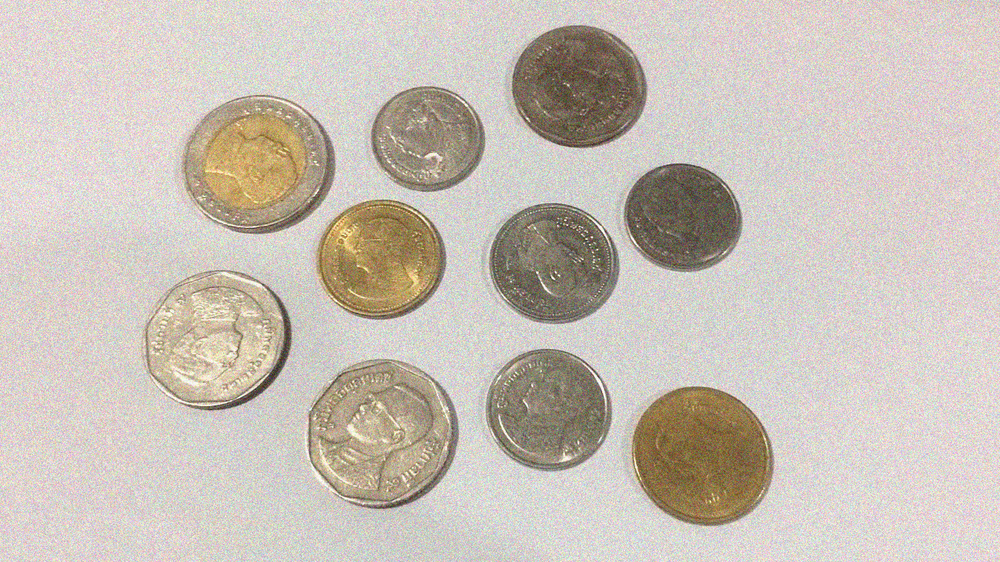
#> input picture Opencv/image/CoinNoise.png, 1000 x 562 px, shrunk from 1366 x 768 before the run, found by its file name
$ python opencv35.py
#> lines starting #> are read from the running program, lines starting #| are printed output that depends on the picture; after the words box and inside, x2 and y2 are one past the last pixel; in counts of white or black regions, pixels touching at a corner belong together
import cv2
import matplotlib.pyplot as plt
import numpy as np

img = cv2.imread('Opencv/image/CoinNoise.png',0)
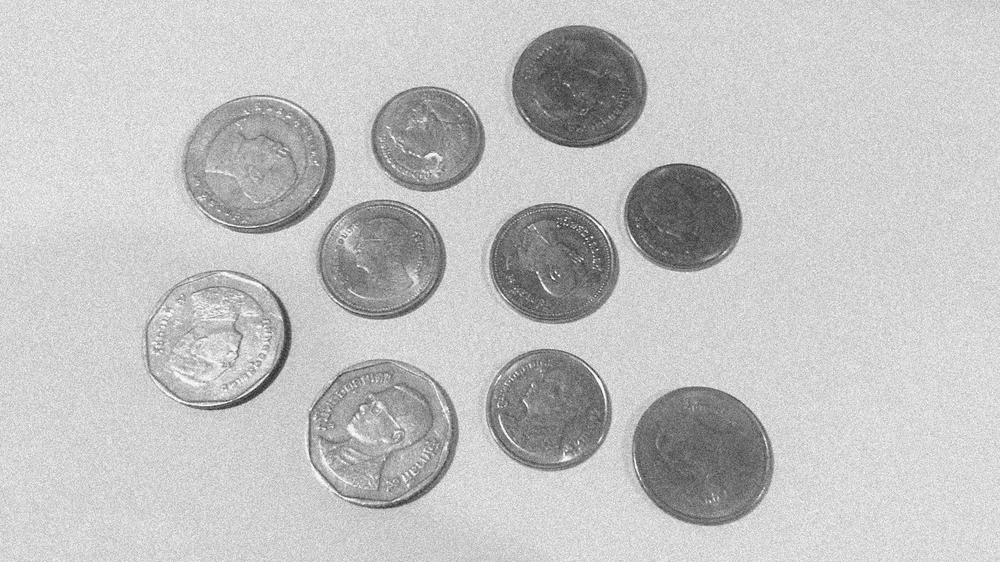
#> img: shape (562, 1000); min 37, max 255, mean 194
thresh , result = cv2.threshold(img,128,255,cv2.THRESH_BINARY_INV)
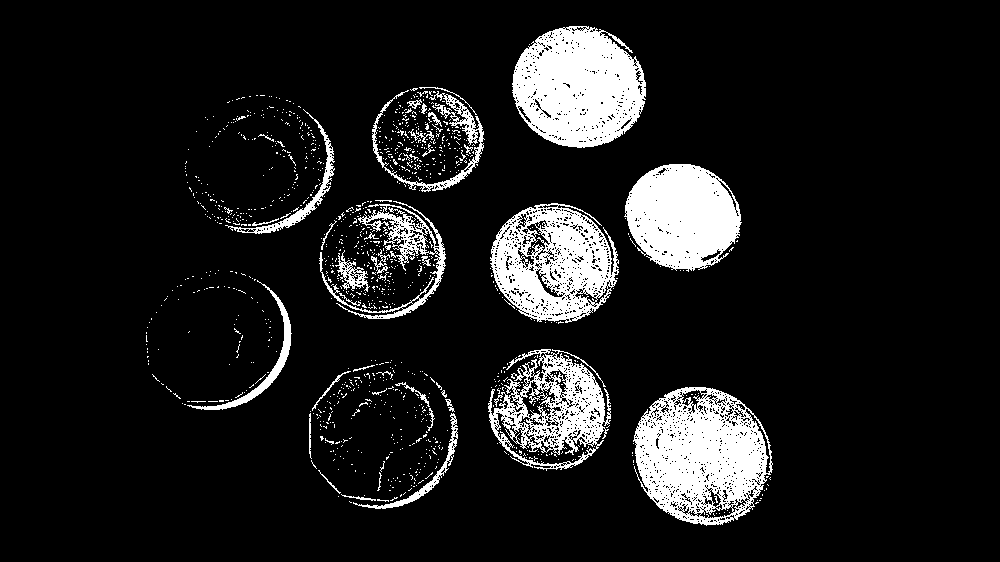
#> result: shape (562, 1000); 11% white; 1141 white regions (1095 under 20 px), largest, box (x1, y1, x2, y2) and area: (633, 387, 773, 526) 12501, (512, 26, 646, 148) 11956, (490, 203, 619, 323) 9318

kernel = np.ones((2,2),np.uint8)

dilation = cv2.dilate(result,kernel,iterations=5)
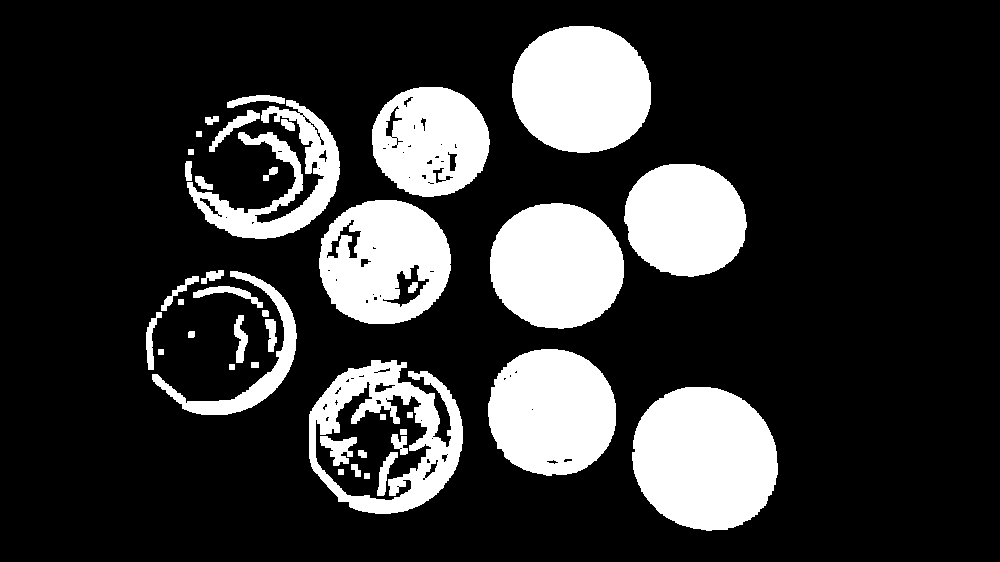
#> dilation: shape (562, 1000); 20.5% white; 42 white regions, largest, box (x1, y1, x2, y2) and area: (632, 387, 778, 531) 16577, (512, 26, 651, 153) 14122, (490, 203, 624, 329) 13342
Erode = cv2.erode(result,kernel,iterations=5)
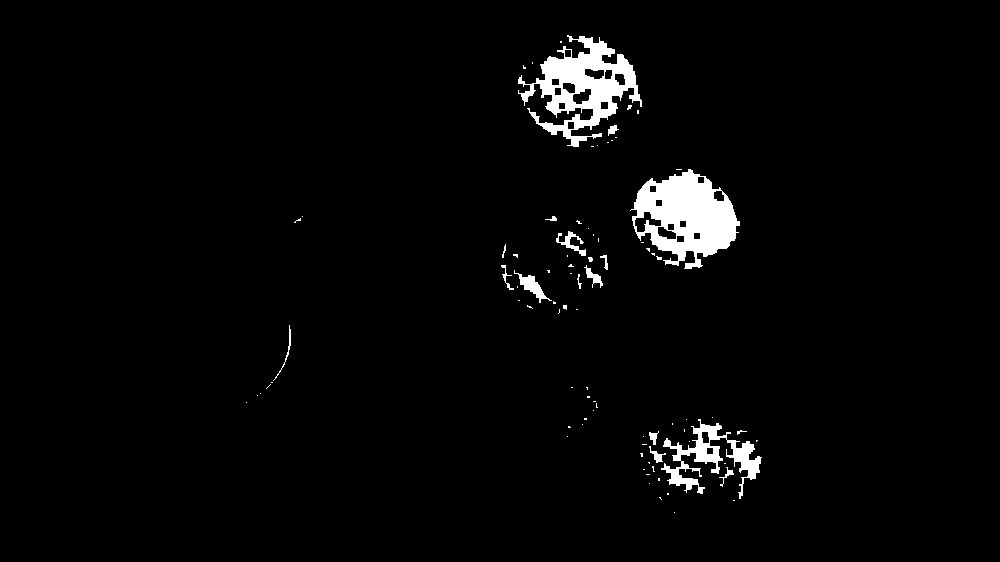
#> Erode: shape (562, 1000); 2.8% white; 86 white regions (69 under 20 px), largest, box (x1, y1, x2, y2) and area: (630, 169, 740, 269) 6180, (518, 35, 642, 147) 5425, (661, 419, 762, 499) 2328
opening = cv2.morphologyEx(result,cv2.MORPH_OPEN,kernel,iterations=2)
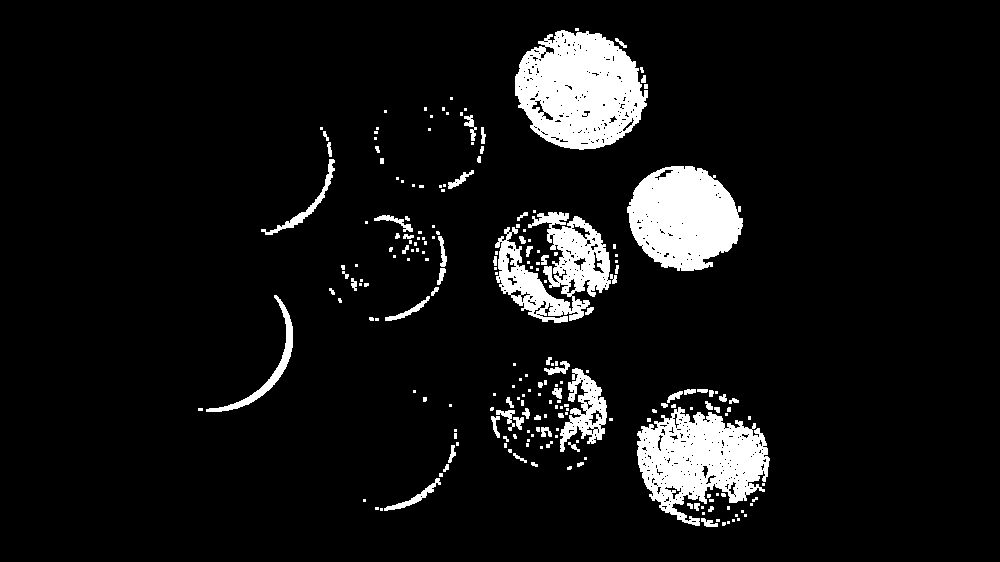
#> opening: shape (562, 1000); 8% white; 215 white regions (143 under 20 px), largest, box (x1, y1, x2, y2) and area: (515, 30, 648, 150) 11291, (637, 407, 770, 526) 9229, (627, 166, 743, 271) 8869
closeing = cv2.morphologyEx(result,cv2.MORPH_CLOSE,kernel,iterations=5)
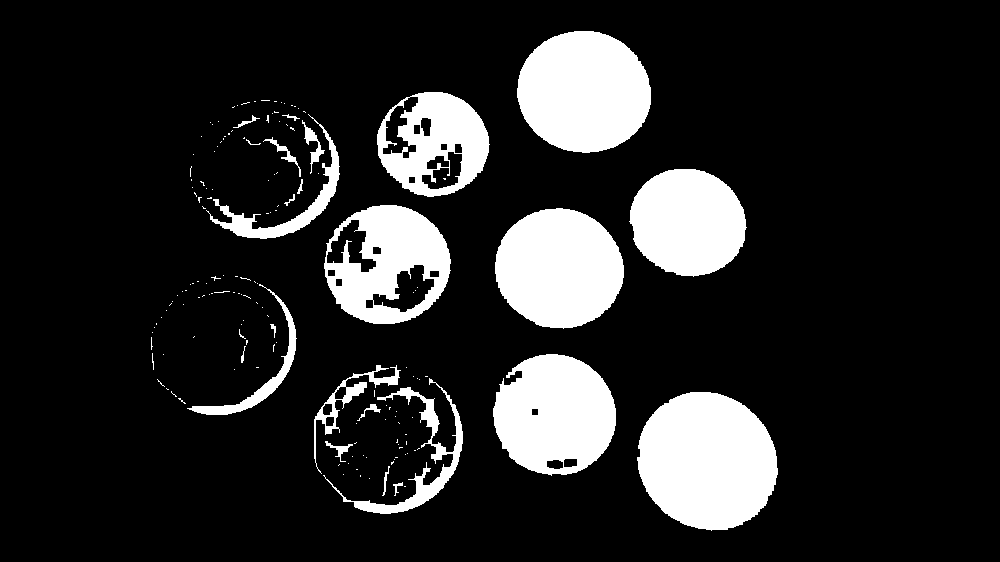
#> closeing: shape (562, 1000); 15.4% white; 163 white regions (139 under 20 px), largest, box (x1, y1, x2, y2) and area: (637, 392, 778, 531) 15142, (517, 31, 651, 153) 12817, (495, 208, 624, 329) 12067

titles  = ['original','thresh','dilation','erode','opening','closeing']
image = [img,result,dilation,Erode,opening,closeing]

for i in range(len(image)):
    plt.subplot(2,3,i+1,xticks=[],yticks=[])
    plt.imshow(image[i],cmap='gray')
    plt.title(titles[i])
#> this loop made 6 passes

plt.show()
